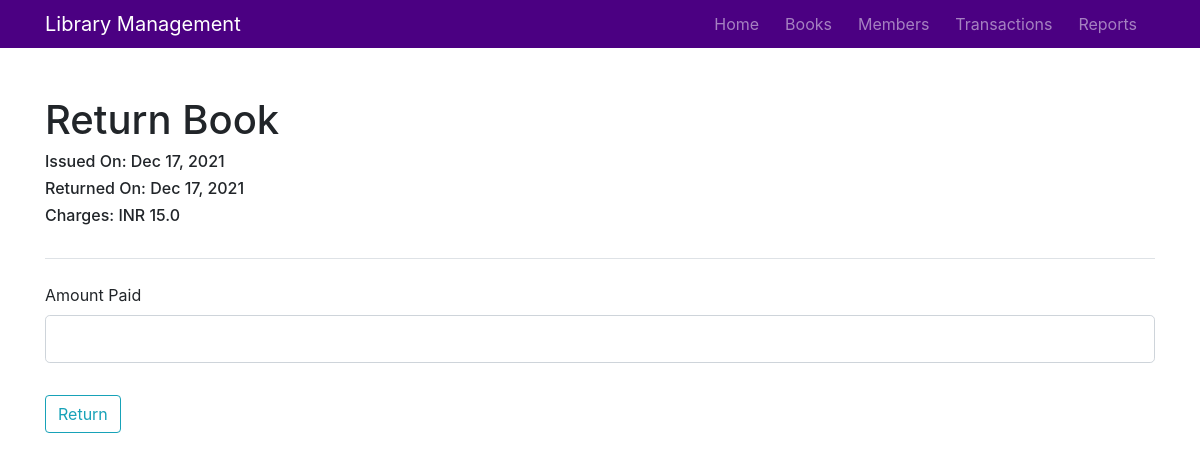
The page /transactions/close/9 on the database its author committed.
### library_management/models.py (models this page shows)
class Transaction(db.Model):
    __tablename__='transaction'
    transaction_id = db.Column(db.Integer, primary_key=True)
    member_id = db.Column(db.Integer, db.ForeignKey('member.member_id'))
    book_id = db.Column(db.Integer, db.ForeignKey('book.book_id'))
    issued_on = db.Column(db.DateTime, nullable=False, default=datetime.utcnow)
    charges = db.Column(db.Integer, nullable=False, default=0)
    amount_paid = db.Column(db.Integer, nullable=False, default=0)
    closed = db.Column(db.Boolean, nullable=False, default=False)

### library_management/transactions/routes.py (the view, shortened to what this page needs)
@transactions.route('/transactions/close/<int:id>', methods=['GET', 'POST'])
def return_book(id):
    return_form = ReturnForm()
    transaction = Transaction.query.get_or_404(id)
    return render_template('return.html', title="Return", return_form=return_form, transaction=transaction, time=datetime.utcnow())

### library_management/transactions/forms.py
class ReturnForm(FlaskForm):
    amount = IntegerField('Amount Paid', validators=[validators.DataRequired()])
    returnBtn = SubmitField('Return')

### library_management/templates/return.html (shortened to what this page needs)
{% extends "layout.html" %}
{% block content %}
    <br>
    <h1>Return Book</h1>
    <h6>Issued On: {{"{}".format(transaction.issued_on.strftime("%b %d, %Y"))}}</h6>
    <h6>Returned On: {{time.strftime("%b %d, %Y")}}</h6>
    <h6>Charges: {{"INR {:.1f}".format(transaction.charges)}}</h6>
    <br>
    <form method="POST" action="">
        <fieldset class="form-group">
            <legend class="border-bottom mb-4">{{ legend }}</legend>
            <div class="form-group">
                {{ return_form.amount.label(class="form-control-label") }}
                {% if return_form.amount.errors %}
                    {{ return_form.amount(class="form-control form-control-lg is-invalid") }}
                    <div class="invalid-feedback">
                        {% for error in return_form.amount.errors %}
                            <span>{{ error }}</span>
                        {% endfor %}
                    </div>
                {% else %}
                    {{ return_form.amount(class="form-control form-control-lg") }}
                {% endif %}
            </div>
        </fieldset>
        <div class="form-group">
            {{ return_form.returnBtn(class="btn btn-outline-info") }}
        </div>
    </form>
{% endblock content %}

### library_management/static/main.css (style rules this page uses)
* { margin: 0; padding: 0; box-sizing: border-box; }

### rows shown on the page
Transaction: issued_on "Dec 17, 2021", strftime "Dec 17, 2021", charges "INR 15.0"

### other values the page prints
{{ return_form.amount.label(class="form-control-label") }} "Amount Paid"
